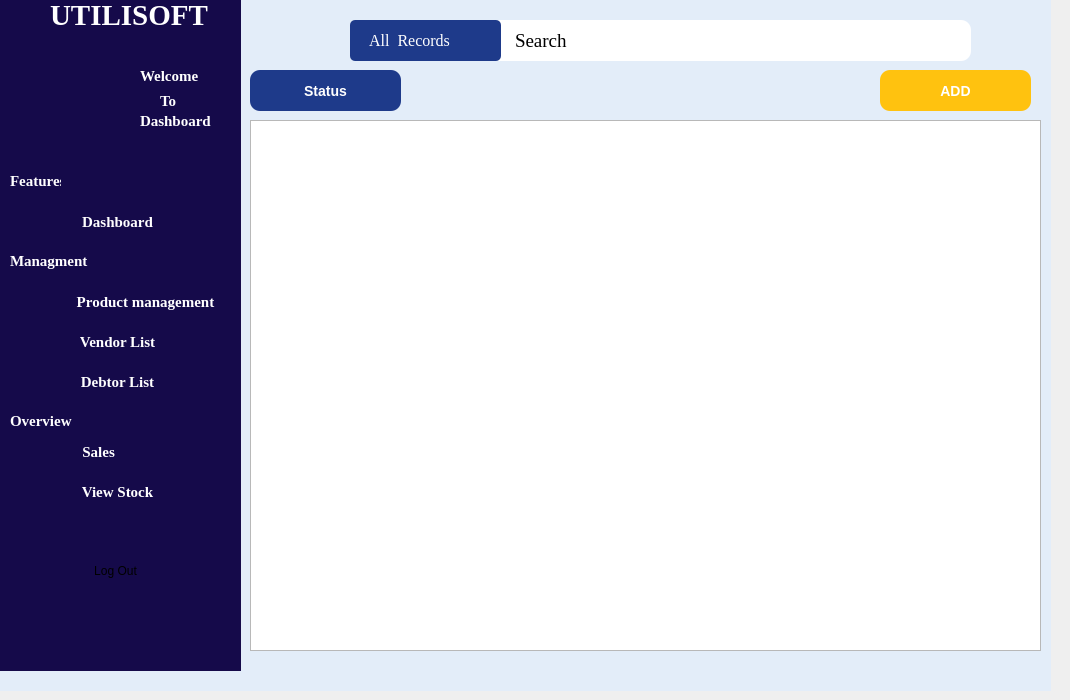
    <widget class="QWidget" name="vendorlist">
     <widget class="QLabel" name="label_2">
      <property name="geometry">
       <rect>
        <x>350</x>
        <y>20</y>
        <width>621</width>
        <height>41</height>
       </rect>
      </property>
      <property name="font">
       <font>
        <family>Times New Roman</family>
        <pointsize>14</pointsize>
        <bold>false</bold>
       </font>
      </property>
      <property name="styleSheet">
       <string notr="true">  border-radius: 10px; 
background: white;
  padding: 10px 160px; </string>
      </property>
      <property name="text">
       <string>Search</string>
      </property>
     </widget>
     <widget class="QLabel" name="label_25">
      <property name="geometry">
       <rect>
        <x>350</x>
        <y>20</y>
        <width>151</width>
        <height>41</height>
       </rect>
      </property>
      <property name="font">
       <font>
        <family>Times New Roman</family>
        <pointsize>12</pointsize>
       </font>
      </property>
      <property name="styleSheet">
       <string notr="true">  border-radius: 5px; 
    background-color: #1E3A8A; 
color: white;
</string>
      </property>
      <property name="text">
       <string>     All  Records </string>
      </property>
     </widget>
     <widget class="QLabel" name="label_27">
      <property name="geometry">
       <rect>
        <x>930</x>
        <y>30</y>
        <width>21</width>
        <height>21</height>
       </rect>
      </property>
      <property name="text">
       <string/>
      </property>
      <property name="pixmap">
       <pixmap resource="pictures.qrc">:/new/prefix1/Project Pictures/search_4398568.png</pixmap>
      </property>
      <property name="scaledContents">
       <bool>true</bool>
      </property>
     </widget>
     <widget class="QLabel" name="label_15">
      <property name="geometry">
       <rect>
        <x>-10</x>
        <y>0</y>
        <width>1061</width>
        <height>691</height>
       </rect>
      </property>
      <property name="tabletTracking">
       <bool>false</bool>
      </property>
      <property name="styleSheet">
       <string notr="true">background:#e3edf9;</string>
      </property>
      <property name="frameShape">
       <enum>QFrame::NoFrame</enum>
      </property>
      <property name="text">
       <string/>
      </property>
     </widget>
     <widget class="QTableView" name="tableView">
      <property name="geometry">
       <rect>
        <x>250</x>
        <y>120</y>
        <width>791</width>
        <height>531</height>
       </rect>
      </property>
     </widget>
     <widget class="QPushButton" name="pushButton_3">
      <property name="geometry">
       <rect>
        <x>250</x>
        <y>70</y>
        <width>151</width>
        <height>41</height>
       </rect>
      </property>
      <property name="styleSheet">
       <string notr="true">    background-color: #1E3A8A;  /* Dark blue background */
    color: white;  /* White text */
    font-size: 14px;
    font-weight: bold;
    border-radius: 10px;  /* Rounded corners */
    padding: 10px 35px;  /* Padding inside button */
    border: none; </string>
      </property>
      <property name="text">
       <string>Status</string>
      </property>
     </widget>
     <widget class="QPushButton" name="pushButton_4">
      <property name="geometry">
       <rect>
        <x>880</x>
        <y>70</y>
        <width>151</width>
        <height>41</height>
       </rect>
      </property>
      <property name="styleSheet">
       <string notr="true">background: #ffc20f;
 color: white;  /* White text */
    font-size: 14px;
    font-weight: bold;
    border-radius: 10px;  /* Rounded corners */
    padding: 10px 40px;  /* Padding inside button */
    border: none; </string>
      </property>
      <property name="text">
       <string>ADD</string>
      </property>
     </widget>
     <widget class="QFrame" name="frame_11">
      <property name="geometry">
       <rect>
        <x>0</x>
        <y>0</y>
        <width>241</width>
        <height>671</height>
       </rect>
      </property>
      <property name="styleSheet">
       <string notr="true">background: #150a4a;
border: none;</string>
      </property>
      <property name="frameShape">
       <enum>QFrame::NoFrame</enum>
      </property>
      <widget class="QLabel" name="label_87">
       <property name="geometry">
        <rect>
         <x>50</x>
         <y>0</y>
         <width>161</width>
         <height>31</height>
        </rect>
       </property>
       <property name="font">
        <font>
         <family>Times New Roman</family>
         <pointsize>22</pointsize>
         <bold>true</bold>
        </font>
       </property>
       <property name="styleSheet">
        <string notr="true">color:white;
</string>
       </property>
       <property name="text">
        <string>UTILISOFT</string>
       </property>
      </widget>
      <widget class="QLabel" name="label_88">
       <property name="geometry">
        <rect>
         <x>10</x>
         <y>40</y>
         <width>121</width>
         <height>121</height>
        </rect>
       </property>
       <property name="text">
        <string/>
       </property>
       <property name="pixmap">
        <pixmap resource="pictures.qrc">:/new/prefix1/Project Pictures/Group 46.png</pixmap>
       </property>
       <property name="wordWrap">
        <bool>false</bool>
       </property>
       <property name="openExternalLinks">
        <bool>false</bool>
       </property>
      </widget>
      <widget class="QLabel" name="label_89">
       <property name="geometry">
        <rect>
         <x>140</x>
         <y>60</y>
         <width>61</width>
         <height>31</height>
        </rect>
       </property>
       <property name="font">
        <font>
         <family>Times New Roman</family>
         <pointsize>11</pointsize>
         <italic>false</italic>
         <bold>true</bold>
        </font>
       </property>
       <property name="styleSheet">
        <string notr="true"> border-radius: 10%;
color:  white;
</string>
       </property>
       <property name="text">
        <string>Welcome</string>
       </property>
      </widget>
      <widget class="QLabel" name="label_90">
       <property name="geometry">
        <rect>
         <x>10</x>
         <y>160</y>
         <width>51</width>
         <height>41</height>
        </rect>
       </property>
       <property name="font">
        <font>
         <family>Times New Roman</family>
         <pointsize>11</pointsize>
         <italic>false</italic>
         <bold>true</bold>
         <underline>false</underline>
        </font>
       </property>
       <property name="styleSheet">
        <string notr="true"> border-radius: 10%;
color:  white;
</string>
       </property>
       <property name="text">
        <string>Features</string>
       </property>
      </widget>
      <widget class="QLabel" name="label_91">
       <property name="geometry">
        <rect>
         <x>10</x>
         <y>240</y>
         <width>81</width>
         <height>41</height>
        </rect>
       </property>
       <property name="font">
        <font>
         <family>Times New Roman</family>
         <pointsize>11</pointsize>
         <italic>false</italic>
         <bold>true</bold>
         <underline>false</underline>
        </font>
       </property>
       <property name="styleSheet">
        <string notr="true"> border-radius: 10%;
color:  white;
</string>
       </property>
       <property name="text">
        <string>Managment</string>
       </property>
      </widget>
      <widget class="QLabel" name="label_92">
       <property name="geometry">
        <rect>
         <x>10</x>
         <y>400</y>
         <width>71</width>
         <height>41</height>
        </rect>
       </property>
       <property name="font">
        <font>
         <family>Times New Roman</family>
         <pointsize>11</pointsize>
         <italic>false</italic>
         <bold>true</bold>
         <underline>false</underline>
        </font>
       </property>
       <property name="styleSheet">
        <string notr="true"> border-radius: 10%;
color:  white;
</string>
       </property>
       <property name="text">
        <string>Overview</string>
       </property>
      </widget>
      <widget class="QPushButton" name="pushButton_45">
       <property name="geometry">
        <rect>
         <x>20</x>
         <y>550</y>
         <width>191</width>
         <height>41</height>
        </rect>
       </property>
       <property name="styleSheet">
        <string notr="true">    background-color: #fe0000;  /* Dark blue background */
    color: white;  /* White text */
    font-size: 14px;
    font-weight: bold;
    border-radius: 10px;  /* Rounded corners */
    padding: 10px 55px;  /* Padding inside button */
    border: none; 
hover
 {
    background-color: darkred;
}</string>
       </property>
       <property name="text">
        <string>Log Out</string>
       </property>
      </widget>
      <widget class="QLabel" name="label_93">
       <property name="geometry">
        <rect>
         <x>0</x>
         <y>590</y>
         <width>251</width>
         <height>91</height>
        </rect>
       </property>
       <property name="styleSheet">
        <string notr="true">border: none;
</string>
       </property>
       <property name="text">
        <string/>
       </property>
       <property name="pixmap">
        <pixmap resource="pictures.qrc">:/new/prefix1/Project Pictures/image 1.png</pixmap>
       </property>
       <property name="wordWrap">
        <bool>true</bool>
       </property>
      </widget>
      <widget class="QPushButton" name="pushButton_46">
       <property name="geometry">
        <rect>
         <x>80</x>
         <y>210</y>
         <width>75</width>
         <height>24</height>
        </rect>
       </property>
       <property name="font">
        <font>
         <family>Times New Roman</family>
         <pointsize>11</pointsize>
         <bold>true</bold>
        </font>
       </property>
       <property name="styleSheet">
        <string notr="true">color: white;</string>
       </property>
       <property name="text">
        <string>Dashboard</string>
       </property>
      </widget>
      <widget class="QPushButton" name="pushButton_47">
       <property name="geometry">
        <rect>
         <x>70</x>
         <y>290</y>
         <width>151</width>
         <height>24</height>
        </rect>
       </property>
       <property name="font">
        <font>
         <family>Times New Roman</family>
         <pointsize>11</pointsize>
         <bold>true</bold>
        </font>
       </property>
       <property name="styleSheet">
        <string notr="true">color: white;</string>
       </property>
       <property name="text">
        <string>Product management</string>
       </property>
      </widget>
      <widget class="QPushButton" name="pushButton_48">
       <property name="geometry">
        <rect>
         <x>80</x>
         <y>330</y>
         <width>75</width>
         <height>24</height>
        </rect>
       </property>
       <property name="font">
        <font>
         <family>Times New Roman</family>
         <pointsize>11</pointsize>
         <bold>true</bold>
        </font>
       </property>
       <property name="styleSheet">
        <string notr="true">color: white;</string>
       </property>
       <property name="text">
        <string>Vendor List</string>
       </property>
      </widget>
      <widget class="QPushButton" name="pushButton_49">
       <property name="geometry">
        <rect>
         <x>80</x>
         <y>370</y>
         <width>75</width>
         <height>24</height>
        </rect>
       </property>
       <property name="font">
        <font>
         <family>Times New Roman</family>
         <pointsize>11</pointsize>
         <bold>true</bold>
        </font>
       </property>
       <property name="styleSheet">
        <string notr="true">color: white;</string>
       </property>
       <property name="text">
        <string>Debtor List</string>
       </property>
      </widget>
      <widget class="QPushButton" name="pushButton_50">
       <property name="geometry">
        <rect>
         <x>70</x>
         <y>440</y>
         <width>61</width>
         <height>24</height>
        </rect>
       </property>
       <property name="font">
        <font>
         <family>Times New Roman</family>
         <pointsize>11</pointsize>
         <bold>true</bold>
        </font>
       </property>
       <property name="styleSheet">
        <string notr="true">color: white;</string>
       </property>
       <property name="text">
        <string>Sales </string>
       </property>
      </widget>
      <widget class="QPushButton" name="pushButton_51">
       <property name="geometry">
        <rect>
         <x>80</x>
         <y>480</y>
         <width>75</width>
         <height>24</height>
        </rect>
       </property>
       <property name="font">
        <font>
         <family>Times New Roman</family>
         <pointsize>11</pointsize>
         <bold>true</bold>
        </font>
       </property>
       <property name="styleSheet">
        <string notr="true">color: white;</string>
       </property>
       <property name="text">
        <string>View Stock</string>
       </property>
      </widget>
      <widget class="QLabel" name="label_94">
       <property name="geometry">
        <rect>
         <x>160</x>
         <y>90</y>
         <width>21</width>
         <height>21</height>
        </rect>
       </property>
       <property name="font">
        <font>
         <family>Times New Roman</family>
         <pointsize>11</pointsize>
         <italic>false</italic>
         <bold>true</bold>
        </font>
       </property>
       <property name="styleSheet">
        <string notr="true"> border-radius: 10%;
color:  white;
</string>
       </property>
       <property name="text">
        <string>To </string>
       </property>
      </widget>
      <widget class="QLabel" name="label_31">
       <property name="geometry">
        <rect>
         <x>140</x>
         <y>110</y>
         <width>81</width>
         <height>21</height>
        </rect>
       </property>
       <property name="font">
        <font>
         <family>Times New Roman</family>
         <pointsize>11</pointsize>
         <bold>true</bold>
        </font>
       </property>
       <property name="styleSheet">
        <string notr="true"> border-radius: 10%;
color:  white;
</string>
       </property>
       <property name="text">
        <string>Dashboard</string>
       </property>
      </widget>
     </widget>
     <zorder>label_15</zorder>
     <zorder>label_2</zorder>
     <zorder>label_25</zorder>
     <zorder>label_27</zorder>
     <zorder>tableView</zorder>
     <zorder>pushButton_3</zorder>
     <zorder>pushButton_4</zorder>
     <zorder>frame_11</zorder>
    </widget>
